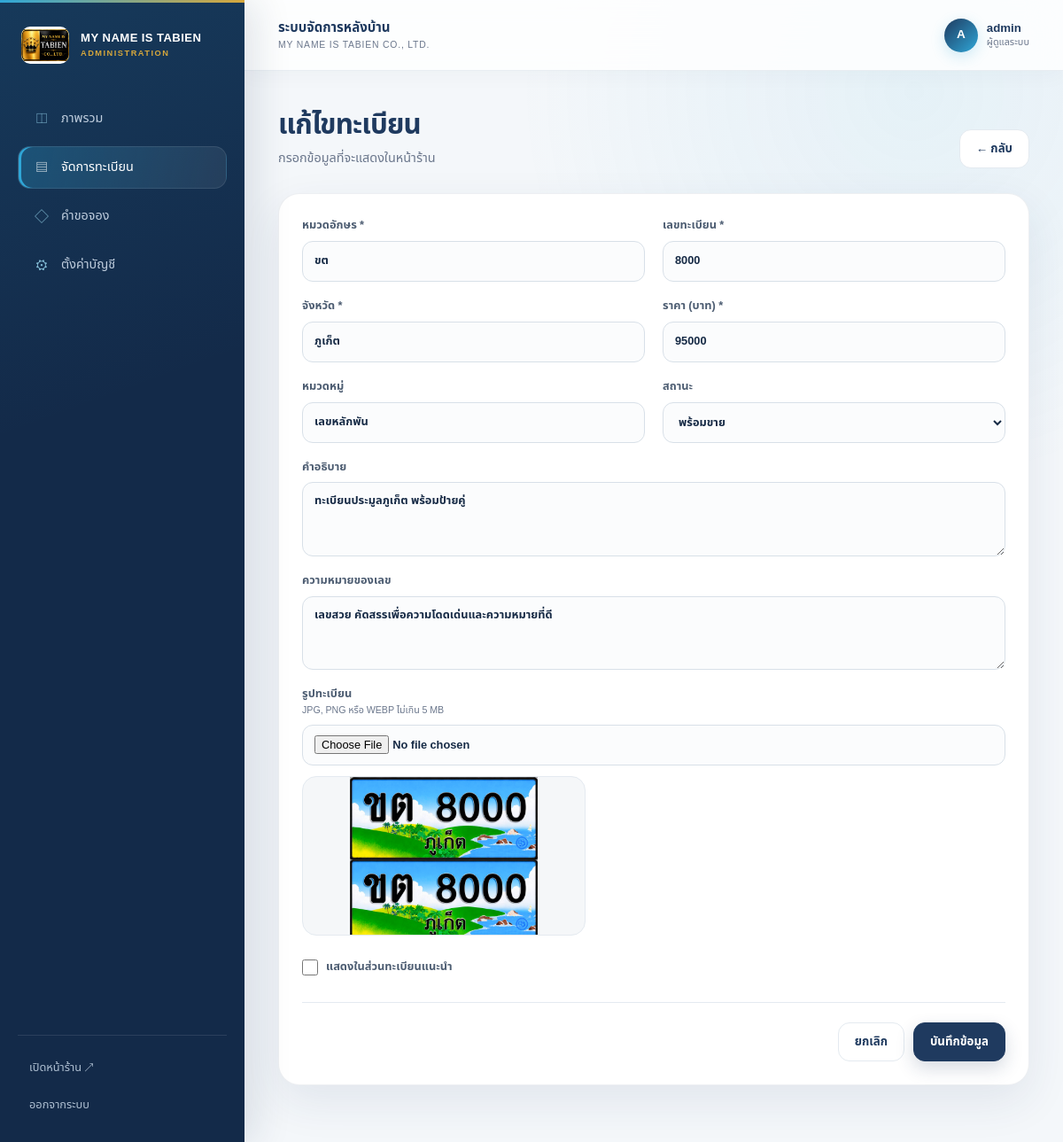
Screenshot of /admin/plate/21 (signed in) with the database file from the repository.
### tables this page shows
CREATE TABLE plates (
            id INTEGER PRIMARY KEY AUTOINCREMENT,
            prefix TEXT NOT NULL,
            number TEXT NOT NULL,
            province TEXT NOT NULL DEFAULT "ภูเก็ต",
            price REAL NOT NULL DEFAULT 0,
            category TEXT NOT NULL DEFAULT "เลขสวย",
            description TEXT NOT NULL DEFAULT "",
            meaning TEXT NOT NULL DEFAULT "",
            image TEXT,
            status TEXT NOT NULL DEFAULT "available",
            featured INTEGER NOT NULL DEFAULT 0,
            created_at TEXT NOT NULL DEFAULT CURRENT_TIMESTAMP,
            updated_at TEXT NOT NULL DEFAULT CURRENT_TIMESTAMP
        , display_order INTEGER NOT NULL DEFAULT 999);

### config.php (called while the page is built, shortened)
<?php
function e(?string $value): string
{
    return htmlspecialchars($value ?? '', ENT_QUOTES, 'UTF-8');
}

### admin/index.php (the view, shortened to what this page needs)
<?php
require dirname(__DIR__) . '/config.php';
$pdo = db();
$requestPath = trim((string) parse_url($_SERVER['REQUEST_URI'] ?? '/admin', PHP_URL_PATH), '/');
$adminRoute = preg_replace('#^admin/?#', '', $requestPath);
    ?>
    <?php
$section = $_GET['section'] ?? match (true) {
    $adminRoute === 'plates' => 'plates',
    $adminRoute === 'reservations' => 'reservations',
    $adminRoute === 'settings' => 'settings',
    $adminRoute === 'plate/new' => 'plate-form',
    preg_match('#^plate/(\d+)$#', $adminRoute, $adminMatch) === 1 => 'plate-form',
    default => 'dashboard',
};
$stats = [
    'all' => (int) $pdo->query('SELECT COUNT(*) FROM plates')->fetchColumn(),
    'available' => (int) $pdo->query('SELECT COUNT(*) FROM plates WHERE status="available"')->fetchColumn(),
    'reserved' => (int) $pdo->query('SELECT COUNT(*) FROM plates WHERE status="reserved"')->fetchColumn(),
    'leads' => (int) $pdo->query('SELECT COUNT(*) FROM reservations WHERE status="new"')->fetchColumn(),
];
?>
<!doctype html>
<html lang="th">
<head>
    <link rel="stylesheet" href="/admin/admin.css">
</head>
<body class="admin-body">
<aside class="sidebar">
    <a class="admin-logo" href="/admin"><img src="/image/logo_บริษัท.jpg" alt="MY NAME IS TABIEN"><strong>MY NAME IS TABIEN<small>ADMINISTRATION</small></strong></a>
    <nav>
        <a class="<?= $section === 'dashboard' ? 'active' : '' ?>" href="/admin">ภาพรวม</a>
        <a class="<?= in_array($section, ['plates','plate-form'], true) ? 'active' : '' ?>" href="/admin/plates">จัดการทะเบียน</a>
        <a class="<?= $section === 'reservations' ? 'active' : '' ?>" href="/admin/reservations">คำขอจอง <?php if ($stats['leads']): ?><b><?= $stats['leads'] ?></b><?php endif; ?></a>
        <a class="<?= $section === 'settings' ? 'active' : '' ?>" href="/admin/settings">ตั้งค่าบัญชี</a>
    </nav>
    <div class="sidebar-bottom"><a href="/" target="_blank">เปิดหน้าร้าน ↗</a><a href="/admin/logout">ออกจากระบบ</a></div>
</aside>
<main class="admin-main">
    <header class="admin-topbar"><button class="menu-button" type="button" aria-label="เปิดเมนู" aria-expanded="false">☰</button><div class="topbar-title"><strong>ระบบจัดการหลังบ้าน</strong><span>MY NAME IS TABIEN CO., LTD.</span></div><div class="user-meta"><span class="user-avatar"><?= e(mb_strtoupper(mb_substr($_SESSION['admin_username'], 0, 1))) ?></span><span><strong><?= e($_SESSION['admin_username']) ?></strong><small>ผู้ดูแลระบบ</small></span></div></header>
    <div class="admin-content">
        <?php if ($section === 'plates'):
            $plates = $pdo->query('SELECT * FROM plates ORDER BY id DESC')->fetchAll(); ?>
            <div class="content-heading"><div><h1>จัดการทะเบียน</h1><p>เพิ่ม แก้ไขราคา รูปภาพ และสถานะการขาย</p></div><a class="admin-btn" href="/admin/plate/new">+ เพิ่มทะเบียน</a></div>
            <div class="panel table-panel"><table><thead><tr><th>ทะเบียน</th><th>หมวดหมู่</th><th>ราคา</th><th>สถานะ</th><th>แนะนำ</th><th></th></tr></thead><tbody>
            <?php foreach ($plates as $plate): ?><tr>
                <td><div class="plate-cell"><?php if ($plate['image']): ?><img class="plate-thumb" src="/<?= e($plate['image']) ?>" alt=""><?php else: ?><span class="plate-thumb plate-thumb-empty">—</span><?php endif; ?><span><strong><?= e($plate['prefix'].' '.$plate['number']) ?></strong><small><?= e($plate['province']) ?></small></span></div></td>
                <td><?= e($plate['category']) ?></td><td><?= baht($plate['price']) ?></td>
                <td><span class="table-status <?= e($plate['status']) ?>"><?= e(status_label($plate['status'])) ?></span></td>
                <td><?= $plate['featured'] ? '★' : '—' ?></td>
                <td class="row-actions"><a href="/admin/plate/<?= (int)$plate['id'] ?>">แก้ไข</a><form method="post" onsubmit="return confirm('ยืนยันการลบทะเบียนนี้?')"><input type="hidden" name="csrf_token" value="<?= e(csrf_token()) ?>"><input type="hidden" name="action" value="delete_plate"><input type="hidden" name="id" value="<?= (int)$plate['id'] ?>"><button type="submit">ลบ</button></form></td>
            </tr><?php endforeach; ?></tbody></table></div>
        <?php elseif ($section === 'plate-form'):
            $id = filter_var($_GET['id'] ?? null, FILTER_VALIDATE_INT);
            $plate = ['id'=>'','prefix'=>'','number'=>'','province'=>'ภูเก็ต','price'=>'','category'=>'เลขสวย','description'=>'','meaning'=>'','image'=>'','status'=>'available','featured'=>0];
            if ($id) { $stmt=$pdo->prepare('SELECT * FROM plates WHERE id=?'); $stmt->execute([$id]); $plate=$stmt->fetch() ?: $plate; }
            ?>
            <div class="content-heading"><div><h1><?= $id ? 'แก้ไขทะเบียน' : 'เพิ่มทะเบียนใหม่' ?></h1><p>กรอกข้อมูลที่จะแสดงในหน้าร้าน</p></div><a class="secondary-btn" href="/admin/plates">← กลับ</a></div>
            <form class="panel admin-form plate-form" method="post" enctype="multipart/form-data">
                <div class="form-grid">
                    <label>หมวดอักษร *<input name="prefix" value="<?= e($plate['prefix']) ?>" required placeholder="เช่น ขล"></label>
                    <label>เลขทะเบียน *<input name="number" value="<?= e($plate['number']) ?>" required placeholder="เช่น 88"></label>
                    <label>จังหวัด *<input name="province" value="<?= e($plate['province']) ?>" required></label>
                    <label>ราคา (บาท) *<input type="number" min="0" step="1" name="price" value="<?= e((string)$plate['price']) ?>" required></label>
                    <label>หมวดหมู่<input name="category" value="<?= e($plate['category']) ?>" list="category-list"></label>
                    <label>สถานะ<select name="status"><option value="available" <?= $plate['status']==='available'?'selected':'' ?>>พร้อมขาย</option></select></label>
                    <label class="full">คำอธิบาย<textarea name="description" rows="3"><?= e($plate['description']) ?></textarea></label>
                    <label class="full">ความหมายของเลข<textarea name="meaning" rows="3"><?= e($plate['meaning']) ?></textarea></label>
                    <label class="full">รูปทะเบียน <small>JPG, PNG หรือ WEBP ไม่เกิน 5 MB</small><input type="file" name="image" accept="image/jpeg,image/png,image/webp"><?php if($plate['image']): ?><img class="current-image" src="/<?= e($plate['image']) ?>" alt="รูปปัจจุบัน"><?php endif; ?></label>
                    <label class="checkbox full"><input type="checkbox" name="featured" value="1" <?= $plate['featured']?'checked':'' ?>> แสดงในส่วนทะเบียนแนะนำ</label>
                </div>
                <div class="form-actions"><a class="secondary-btn" href="/admin/plates">ยกเลิก</a><button class="admin-btn" type="submit">บันทึกข้อมูล</button></div>
            </form>
        <?php endif; ?>
    </div>
</main>
</body></html>

### rows the page displays
plates: prefix "ขต", number "8000", province "ภูเก็ต", price "95000", category "เลขหลักพัน", status "พร้อมขาย", description "ทะเบียนประมูลภูเก็ต พร้อมป้ายคู่", meaning "เลขสวย คัดสรรเพื่อความโดดเด่นและความหมายที่ดี", image (picture)

### other values shown
mb_strtoupper(mb_substr($_SESSION['admin_username'], 0, 1)) "A"
$_SESSION['admin_username'] "admin"
